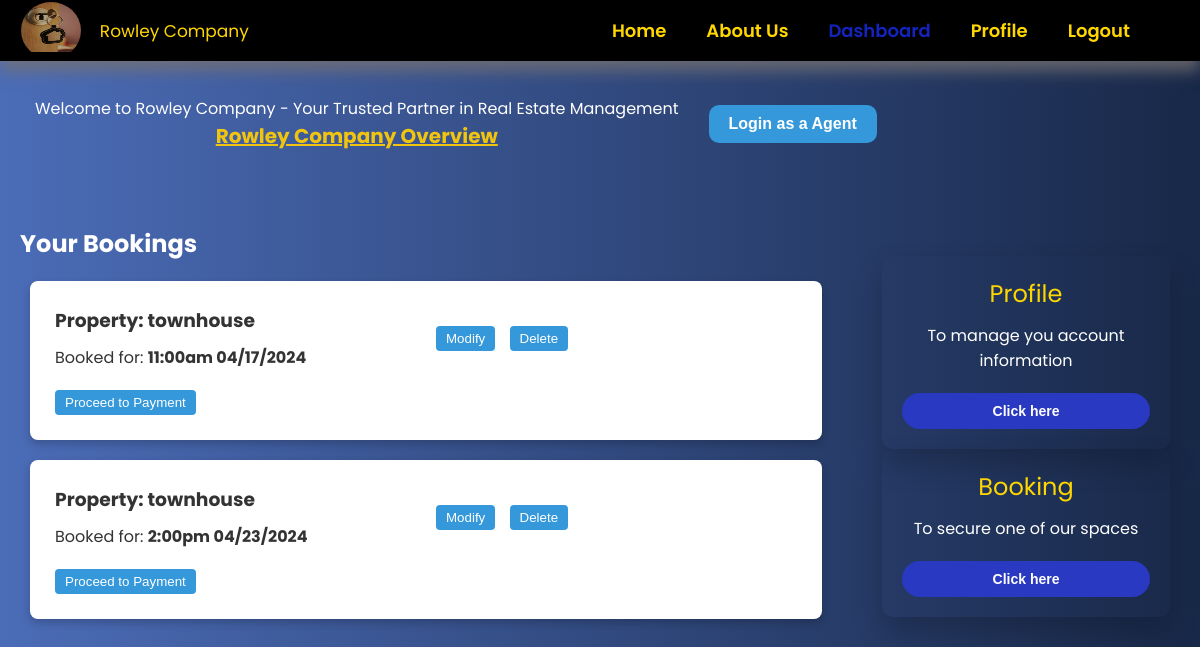
/client_dashboard (signed in), run on an earlier commit of the app's database.
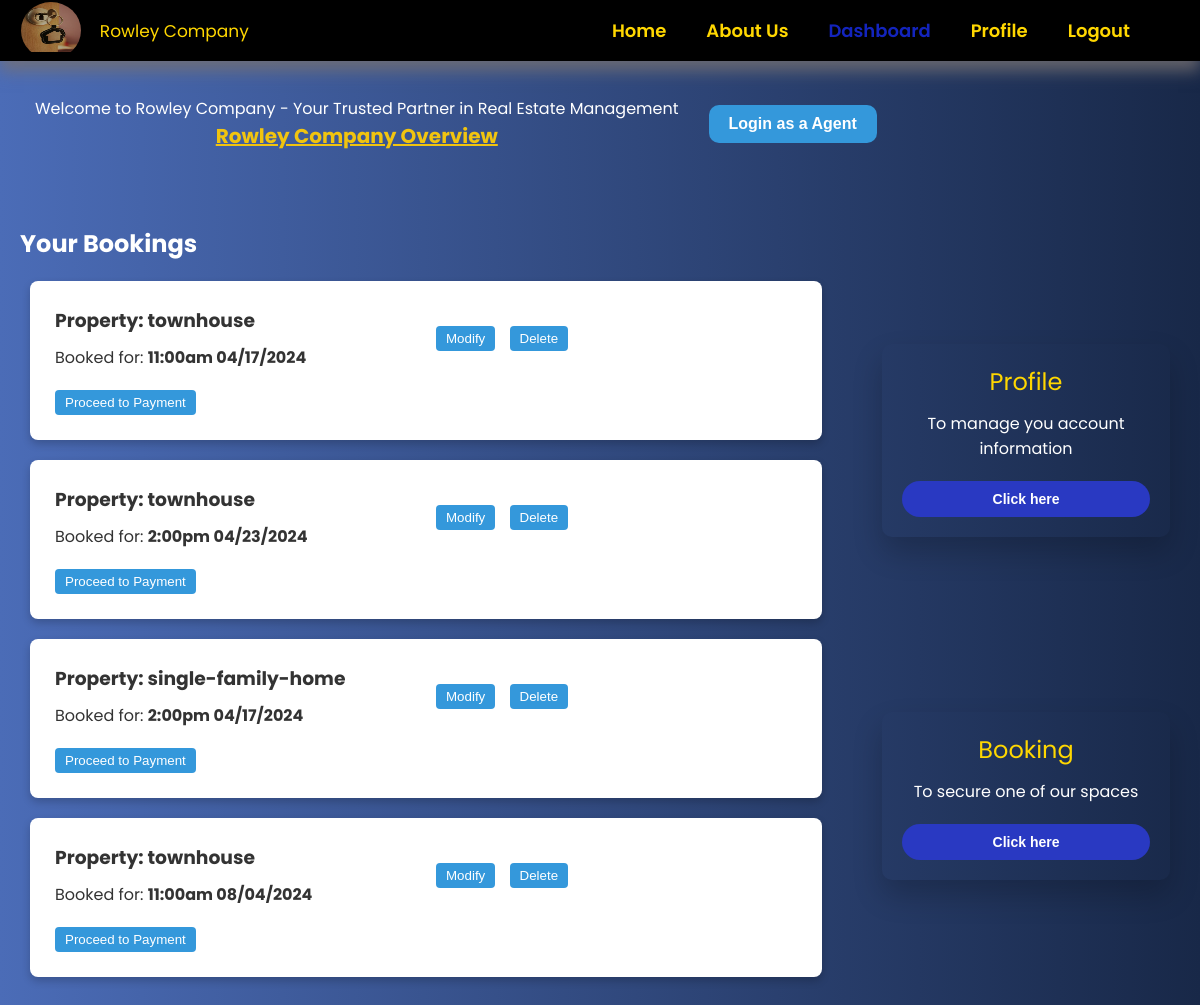
And on a later commit of the database.
### project/models.py (models this page shows, shortened)
class Booking(db.Model):
    id = db.Column(db.Integer, primary_key=True)
    username = db.Column(db.String(50), nullable=False)
    email = db.Column(db.String(120), nullable=False)
    telephone = db.Column(db.String(10), nullable=False)
    property_type = db.Column(db.String(50), nullable=False)
    booking_hours = db.Column(db.String(50), nullable=False)
    date = db.Column(db.String(50), nullable=False)
    user_id = db.Column(db.Integer, db.ForeignKey('user.id'), nullable=False)

### project/main.py (the view)
@main.route('/client_dashboard')
@login_required
def clientDashboard():
    bookings = Booking.query.filter_by(user_id=current_user.id).all()
    return render_template('clientDashboard.html', active_page='clientDashboard', bookings=bookings)

### project/templates/clientDashboard.html (shortened to what this page needs)
{% extends 'base.html' %}
{% block head %}
  {{super()}}
  <link rel="stylesheet" href="/static/css/dashboard.css">
{% endblock %}
{% block content %}
    <section class="dashboard-section">
        <div id="upper-part">
            <div class="welcome-note">
                <p>Welcome to Rowley Company - Your Trusted Partner in Real Estate Management</p>
                <a  href="{{url_for('main.landingpage')}}"> Rowley Company Overview </a>
            </div>
            <div class="agent-btn">
                <a href="{{url_for('auth.agentLogin')}}"><button> Login as a Agent</button></a>
           </div>
        </div>
        <div class="middle-part">
            <div class="bookings-part">
                <h2> Your Bookings </h2>
                {% for booking in bookings %}
                <div class="booking-card">
                    <div class="booking-detail">
                        <h3> Property: {{ booking.property_type }} </h3>
                        <p> Booked for: <strong> {{ booking.booking_hours}}  {{ booking.date }} </strong></p>
                    </div>
                    <div class="booking-actions">
                        <button> Modify </button>
                        <button> Delete </button>
                    </div>
                    <div class="booking-actions">
                        <button onclick="location.href='{{ url_for('auth.proceed_to_payment', booking_id=booking.id) }}'"> Proceed to Payment </button>
                    </div>
                </div>
                {% else %}
                <p>No bookings found.</p>
                {% endfor %}
            </div>
            <div class="form-part">
                <div class="form-card">
                    <h2> Profile </h2>
                    <p> To manage you account information </p>
                    <form action="{{ url_for('main.profile') }}">
                        <button type="submit"> Click here </button>
                    </form>
                </div>
                <div class="form-card">
                    <h2> Booking </h2>
                    <p> To secure one of our spaces  </p>
                    <form action="{{ url_for('main.booking') }}">
                        <button type="submit"> Click here </button>
                    </form>
                </div>
            </div>
        </div>
{% endblock %}

### project/templates/base.html (shortened to what this page needs)
<!DOCTYPE html>
<html lang="en">
<head>
    {% block head %}
    <link rel="stylesheet" href="/static/css/main.css">
    <link rel="stylesheet" href="https://maxst.icons8.com/vue-static/landings/line-awesome/line-awesome/1.3.0/css/line-awesome.min.css">
    {% endblock %}
</head>
<body>
    <div class="header">
        <div class="logo">
            <div class="logo-img">
                <img src="/static/images/de30038bf36a1146441892552da72a4e.jpg" alt="Company Logo">
            </div>
            <div class"logo-text">
                <span>Rowley Company</span>
            </div>
        </div>
        <div class="nav">
            <a class="nav-item {{ 'active' if active_page == 'home' else '' }}"
                href="{{url_for('main.home')}}"> Home </a>
            <a class="nav-item {{ 'active' if active_page == 'about' else '' }}"
                href="{{url_for('main.about')}}"> About Us </a>
            {% if current_user.is_authenticated %}
                {% if current_user.role == 'client' %}
                    <a class="nav-item {{ 'active' if active_page == 'clientDashboard' else '' }}"
                    href="{{url_for('main.clientDashboard')}}"> Dashboard </a>
                {% endif %}
            <a class="nav-item {{ 'active' if active_page == 'profile' else '' }}"
                href="{{url_for('main.profile')}}"> Profile </a>
            <a class="nav-item {{ 'active' if active_page == 'logout' else '' }}"
                href="{{url_for('auth.logout')}}"> Logout </a>
            {% endif %}
        </div>
    </div>
    <div class="content">
        {% block content %} {% endblock %}
    </div>
</body>
</html>

### project/static/css/main.css (style rules this page uses)
* { box-sizing: border-box; margin: 0; padding: 0; }
body { margin: 0; padding: 0; font-family: "Poppins", sans-serif; }
.header { background-color: black; color: gold; padding: 0px 50px 0px 10px; display: flex; justify-content: space-between; align-items: center; z-index: 10; position: sticky; left:0; top: 0; box-shadow: 0 10px 15px rgba(119, 113, 113, 0.788); }
.logo { display: flex; align-items: center; justify-content: space-around; padding: 2px; width: 250px; }
.logo-img { border-radius: 100%; overflow: hidden; }
.logo img { height: 50px; width: 60px; opacity: 0.7; }
.logo span { font-size: 17px; }
.nav { display: flex; align-items: center; }
.nav a { color: gold; text-decoration: none; padding: 0px 20px; position: relative; font-size: 18px; font-weight: 600; }
.nav a:hover, .nav a.active { color:rgba(23, 43, 225, 0.841); transition: .5s ease; }

### project/static/css/dashboard.css (style rules this page uses)
body { background: linear-gradient(to right, #4b6cb7, #182848); color: white; }
.dashboard-section { display: flex; flex-direction: column; align-items: center; }
#upper-part { text-align: center; align-items: center; padding: 20px; width: 100%; display: flex; }
.welcome-note { padding: 15px; }
.welcome-note a { font-size: 1.25rem; font-weight: bold; text-align: center; color: #f1c40f; }
.agent-btn { display: flex; justify-content: space-between; padding: 15px; text-align: right; }
.agent-btn button { padding: 10px 20px; font-size: 1rem; font-weight: bold; color: #fff; background-color: #3498db; border: none; border-radius: 10px; cursor: pointer; transition: background-color 0.3s; }
.middle-part { display: grid; grid-template-columns: 70% 30%; gap: 20px; padding: 20px; width: 100%; height: auto; margin-top: 20px; max-width: 1500px; }
.booking-card { background: #ffff; color: #333; padding: 20px; margin: 20px 10px; border-radius: 8px; box-shadow: 0 4px 8px rgba(0, 0, 0, 0.2); display: grid; grid-template-columns: repeat(auto-fill,minmax(250px, 1fr)); gap: 10px; align-items: center; }
.booking-card h3, .booking-card p { margin: 0; padding: 5px; }
.booking-actions button { padding: 5px 10px; margin: 5px; border: none; border-radius: 4px; background-color: #3498db; color: white; cursor: pointer; transition: background-color 0.2s; }
.form-part { width: 100%; padding: 30px; justify-content: space-around; display: flex; align-items: center; flex-direction: column; }
.form-card { min-height: 120px; width: 100%; padding: 20px; border-radius: 10px; box-shadow: 0px 15px 30px rgba(0,0,0,0.2); transition: transform 0.3s; }
.form-card h2 { margin-bottom: 12px; font-weight: 400; text-align: center; color: gold; }
.form-card p { text-align: center; }
.form-card button { width: 100%; padding: 10px; font-size: 14px; font-weight: bold; color: #fff; background-color: rgb(41, 57, 194); border: none; margin-top: 20px; border-radius: 70px; cursor: pointer; }

What changed in the data, as far as the page shows it:
added Booking: property_type "single-family-home", booking_hours "2:00pm", date "04/17/2024"
added Booking: property_type "townhouse", booking_hours "11:00am", date "08/04/2024"
